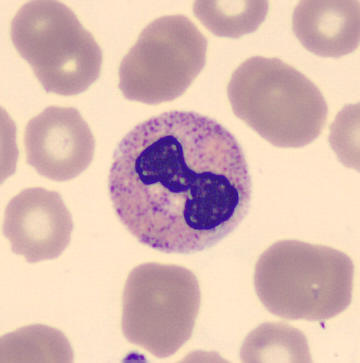
#> input picture Detector/samples/BNE_442322.jpg, 360 x 363 px; its folder holds only this picture in this run
$ python Blob_Detector_Grayscale.py
#> lines starting #> are read from the running program, lines starting #| are printed output that depends on the picture
#!/usr/bin/python

# Standard imports

import sys
import cv2
import glob
import math
import numpy as np
import matplotlib.pyplot as plt


from math import sqrt
from skimage import data
from skimage.feature import blob_dog, blob_log, blob_doh
from skimage.color import rgb2gray


# Read image
all_imgs = glob.glob('../samples/*')

for im_name in all_imgs:
    # im = cv2.imread(all_imgs[3], cv2.IMREAD_UNCHANGED)
    img = cv2.imread(im_name, cv2.IMREAD_UNCHANGED)
#> img is the input picture: shape (363, 360, 3); mean B, G, R 179.5, 186.5, 217.7
    img = cv2.resize(img, (360, 360))
#> img: shape (360, 360, 3)
    im = cv2.cvtColor(img, cv2.COLOR_BGR2GRAY)
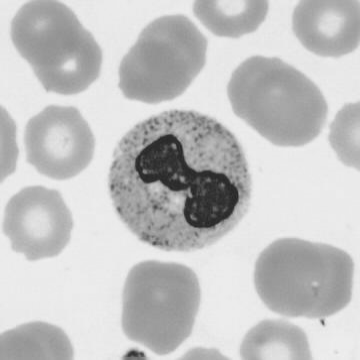
#> im: shape (360, 360); min 36, max 240, mean 194.9
    # https://scikit-image.org/docs/dev/auto_examples/features_detection/plot_blob.html

    imgs = cv2.GaussianBlur(im,(5,5),0)

    image = imgs
    image_gray = imgs
    blobs_log = blob_log(image_gray, max_sigma=80, num_sigma=10, threshold=0.1)
#> blobs_log = 32 rows, first 8: [201, 175, 9.78], [266, 223, 27.33], [0, 115, 27.33], [94, 206, 18.56], [115, 112, 27.33], [157, 197, 9.78], [191, 289, 36.11], [0, 232, 9.78]

    # Compute radii in the 3rd column.
    blobs_log[:, 2] = blobs_log[:, 2] * sqrt(2)
    # print(blobs_log[:, 2])
    # max_log_rad = max(blobs_log[:, 2])
    # print("Max log rad = ",max_log_rad)

    blobs_dog = blob_dog(image_gray, max_sigma=80, threshold=1)
#> blobs_dog = empty array
    blobs_dog[:, 2] = blobs_dog[:, 2] * sqrt(2)
    # max_dog_rad = max(blobs_dog)
    # print("Max log rad = ",max_dog_rad)

    blobs_doh = blob_doh(image_gray, max_sigma=80, threshold=0.001)
#> blobs_doh = [[186, 178, 62.44], [199, 323, 71.22], [319, 251, 80], [309, 87, 71.22], [258, 1, 80], [0, 116, 36.11], [0, 50, 44.89], [358, 358, 1], [117, 91, 62.44], [63, 265, 80], [118, 0, 71.22]]
    # max_doh_rad = max(blobs_doh)
    # print("Max log rad = ",max_doh_rad)

    blobs_list = [blobs_log, blobs_dog, blobs_doh]
    colors = ['yellow', 'lime', 'red']
    titles = ['Laplacian of Gaussian', 'Difference of Gaussian',
            'Determinant of Hessian']

    sequence = zip(blobs_list, colors, titles)

    fig, axes = plt.subplots(1, 3, figsize=(9, 3), sharex=True, sharey=True)
    ax = axes.ravel()


    for idx, (blobs, color, title) in enumerate(sequence):
        ax[idx].set_title(title)
        ax[idx].imshow(image,cmap='gray')
        for blob in blobs:
            y, x, r = blob
            c = plt.Circle((int(x), int(y)), int(r), color=color, linewidth=2, fill=False)

            ax[idx].add_patch(c)
        ax[idx].set_axis_off()
#> this loop made 3 passes
#> (color, title) on passes 1, 3: ('yellow', 'Laplacian of Gaussian'), ('red', 'Determinant of Hessian')
    plt.tight_layout()
    plt.show()
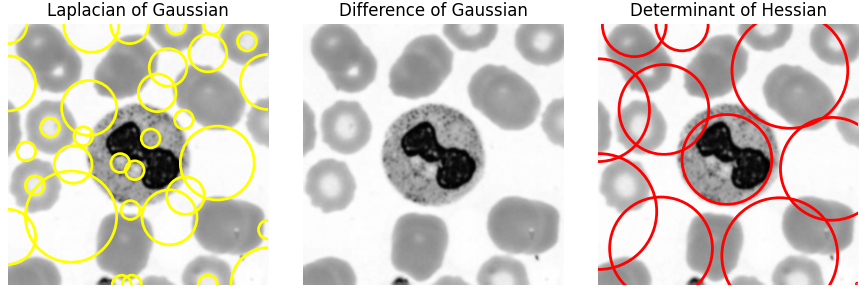
#> figure drawn by matplotlib, 3 panels

$ run again, on Detector/samples/MMY_69761.jpg
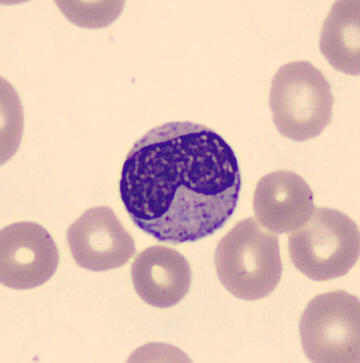
#> input picture Detector/samples/MMY_69761.jpg, 360 x 363 px
#> img is the input picture: shape (363, 360, 3); mean B, G, R 185.8, 197, 226.3
#> img: shape (360, 360, 3)
#> `im = cv2.cvtColor(img, cv2.COLOR_BGR2GRAY)`:
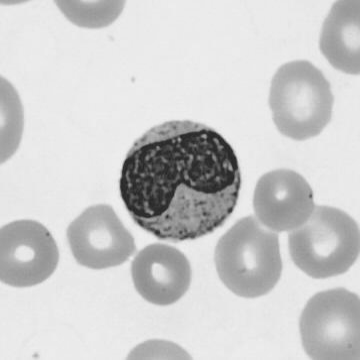
#> im: shape (360, 360); min 35, max 240, mean 204.4
#> blobs_log = 28 rows, first 8: [237, 141, 9.78], [205, 245, 9.78], [196, 111, 9.78], [152, 256, 18.56], [253, 23, 9.78], [249, 198, 9.78], [278, 359, 9.78], [212, 120, 9.78]
#> blobs_dog = empty array
#> blobs_doh = [[173, 178, 62.44], [318, 318, 80], [159, 323, 71.22], [0, 266, 80], [305, 91, 80], [327, 212, 53.67], [110, 237, 36.11], [104, 0, 80], [324, 0, 80], [185, 84, 36.11], [0, 91, 80]]
#> the loop `for idx, (blobs, color, title) in enumerate(sequence):` made 3 passes
#> (color, title) on passes 1, 3: ('yellow', 'Laplacian of Gaussian'), ('red', 'Determinant of Hessian')
#> `plt.show()`:
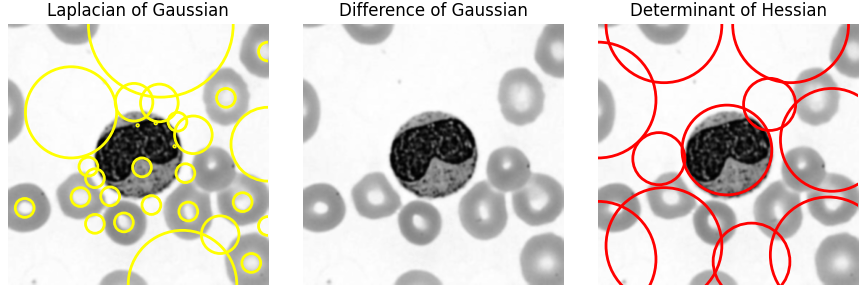
#> figure drawn by matplotlib, 3 panels

$ run again, on Detector/samples/MY_579170.jpg
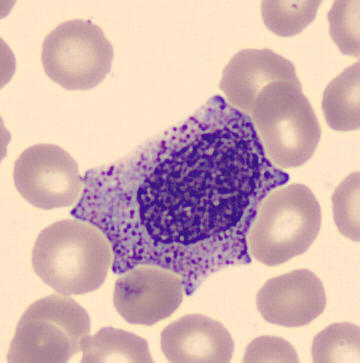
#> input picture Detector/samples/MY_579170.jpg, 360 x 363 px
#> img is the input picture: shape (363, 360, 3); mean B, G, R 178.7, 179.9, 211.6
#> img: shape (360, 360, 3)
#> `im = cv2.cvtColor(img, cv2.COLOR_BGR2GRAY)`:
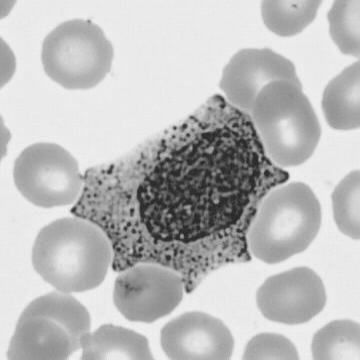
#> im: shape (360, 360); min 35, max 242, mean 189.2
#> blobs_log = 22 rows, first 8: [290, 227, 27.33], [120, 129, 36.11], [359, 116, 9.78], [330, 151, 9.78], [131, 286, 9.78], [304, 101, 18.56], [0, 170, 80], [60, 315, 18.56]
#> blobs_dog = empty array
#> blobs_doh = 16 rows, first 8: [297, 319, 80], [189, 208, 80], [0, 0, 9.78], [156, 341, 36.11], [0, 295, 80], [285, 0, 80], [0, 152, 80], [264, 116, 9.78]
#> the loop `for idx, (blobs, color, title) in enumerate(sequence):` made 3 passes
#> (color, title) on passes 1, 3: ('yellow', 'Laplacian of Gaussian'), ('red', 'Determinant of Hessian')
#> `plt.show()`:
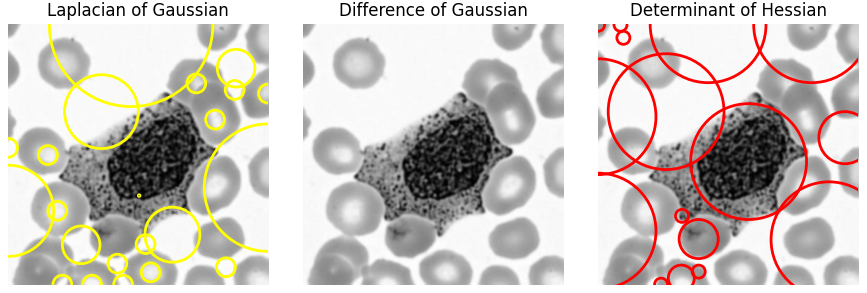
#> figure drawn by matplotlib, 3 panels

$ run again, on Detector/samples/MY_81662.jpg
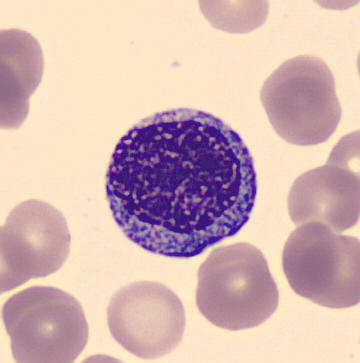
#> input picture Detector/samples/MY_81662.jpg, 360 x 363 px
#> img is the input picture: shape (363, 360, 3); mean B, G, R 178.8, 180.7, 211
#> img: shape (360, 360, 3)
#> `im = cv2.cvtColor(img, cv2.COLOR_BGR2GRAY)`:
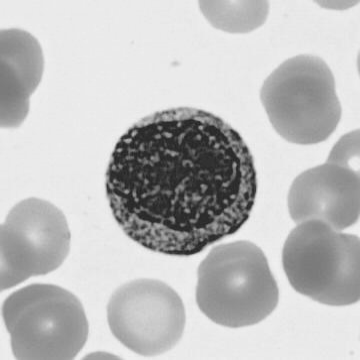
#> im: shape (360, 360); min 33, max 243, mean 189.5
#> blobs_log = 25 rows, first 8: [227, 267, 18.56], [164, 279, 27.33], [359, 0, 18.56], [163, 359, 9.78], [229, 359, 9.78], [260, 102, 36.11], [0, 145, 80], [359, 316, 44.89]
#> blobs_dog = empty array
#> blobs_doh = [[179, 178, 71.22], [323, 313, 71.22], [294, 109, 80], [0, 279, 80], [40, 95, 80], [176, 323, 71.22], [253, 0, 80], [155, 80, 9.78], [156, 64, 9.78], [40, 0, 80]]
#> the loop `for idx, (blobs, color, title) in enumerate(sequence):` made 3 passes
#> (color, title) on passes 1, 3: ('yellow', 'Laplacian of Gaussian'), ('red', 'Determinant of Hessian')
#> `plt.show()`:
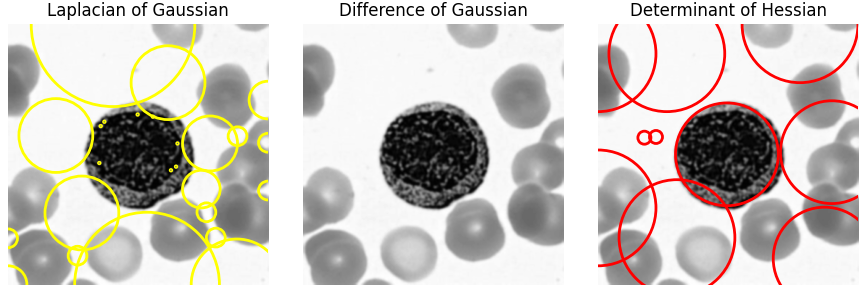
#> figure drawn by matplotlib, 3 panels

$ run again, on Detector/samples/BNE_824932.jpg
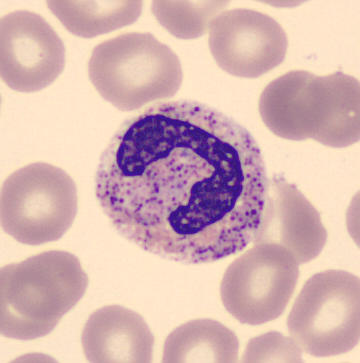
#> input picture Detector/samples/BNE_824932.jpg, 360 x 363 px
#> img is the input picture: shape (363, 360, 3); mean B, G, R 178.5, 181, 214.5
#> img: shape (360, 360, 3)
#> `im = cv2.cvtColor(img, cv2.COLOR_BGR2GRAY)`:
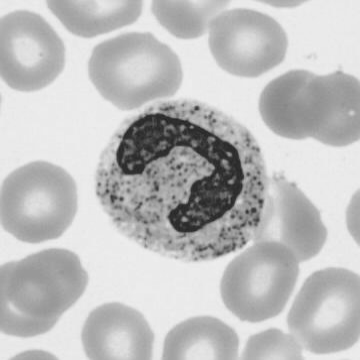
#> im: shape (360, 360); min 34, max 239, mean 190.7
#> blobs_log = 35 rows, first 8: [93, 221, 27.33], [172, 179, 18.56], [118, 120, 9.78], [164, 291, 27.33], [248, 0, 18.56], [282, 161, 36.11], [0, 359, 53.67], [227, 273, 9.78]
#> blobs_dog = empty array
#> blobs_doh = 15 rows, first 8: [319, 319, 80], [179, 183, 80], [169, 328, 62.44], [0, 308, 80], [298, 128, 80], [130, 31, 62.44], [287, 0, 44.89], [22, 37, 9.78]
#> the loop `for idx, (blobs, color, title) in enumerate(sequence):` made 3 passes
#> (color, title) on passes 1, 3: ('yellow', 'Laplacian of Gaussian'), ('red', 'Determinant of Hessian')
#> `plt.show()`:
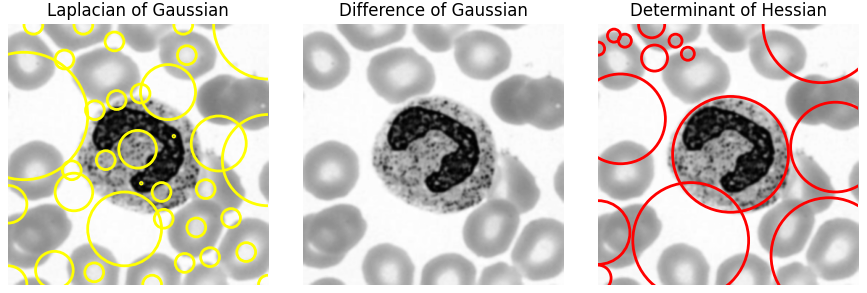
#> figure drawn by matplotlib, 3 panels
